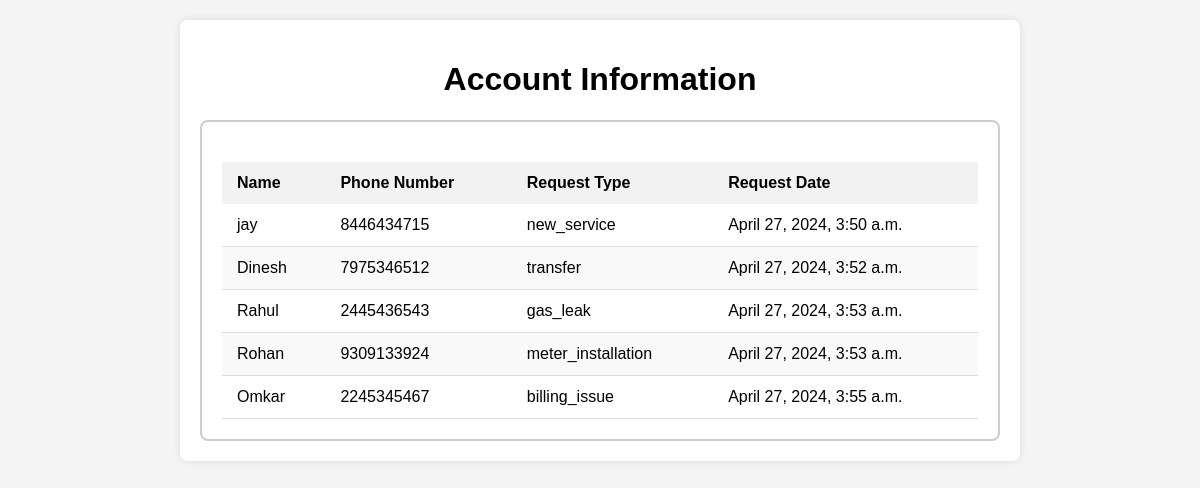
The page /info/ on the database as committed earlier.
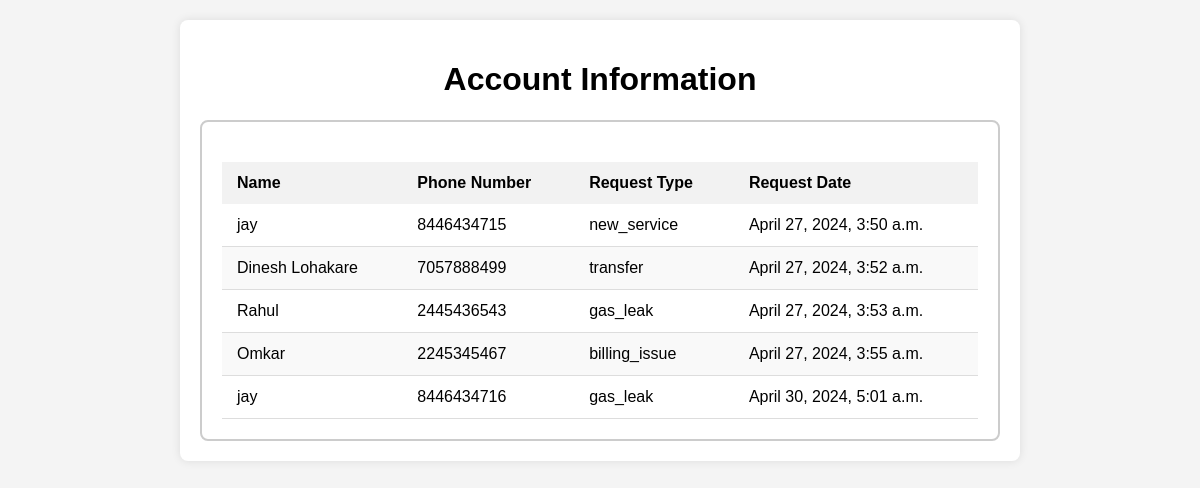
The same page on the database as committed later.
### service/models.py (models this page shows, shortened)
class service_request(models.Model):
    STATUS_CHOICES = [
        ('pending', 'pending'),
        ('In Progress', 'In Progress'),
        ('Resolved', 'Resolved'),
    ]
    name = models.CharField(max_length=50)
    address = models.CharField(max_length=100)
    phone= models.CharField(max_length=10)
    request_type=models.CharField(max_length=100)
    details=models.TextField(max_length=200)
    attachment=models.FileField(upload_to='attachment/', blank=True, null=True )
    submit=models.DateTimeField(auto_now_add=True)
    resolved_at = models.DateTimeField(null=True, blank=True)
    status = models.CharField(max_length=20, choices=STATUS_CHOICES, default='Pending')

### service/views.py (the view)
# urls.py: path('info/',views.account_info,name='info'),
def account_info(request):
    info = service_request.objects.all()
    dict1 = {'information': info}
    return render(request, 'info.html', dict1)

### templates/info.html (shortened to what this page needs)
{% load static %}
<!DOCTYPE html>
<html lang="en">
<head>
    <link rel="stylesheet" href="{% static 'css/account_info.css' %}">
</head>
<body>
    <div class="container">
        <h1>Account Information</h1>
        <div class="account-info">
            <table>
                <thead>
                    <tr>
                        <th>Name</th>
                        <th>Phone Number</th>
                        <th>Request Type</th>
                        <th>Request Date</th>
                    </tr>
                </thead>
                <tbody>
                    {% for x in information %}
                        <tr>
                            <td>{{ x.name }}</td>
                            <td>{{ x.phone }}</td>
                            <td>{{ x.request_type }}</td>
                            <td>{{ x.submit }}</td>
                        </tr>
                    {% endfor %}
                </tbody>
            </table>
        </div>
    </div>
</body>
</html>

Rows that differ between the two databases and show on the page:
removed service_request: name "Rohan", phone "9309133924", request_type "meter_installation", submit "April 27, 2024, 3:53 a.m."
changed service_request "transfer": name "Dinesh" → "Dinesh Lohakare"; phone "7975346512" → "7057888499"
added service_request: name "jay", phone "8446434716", request_type "gas_leak", submit "April 30, 2024, 5:01 a.m."
